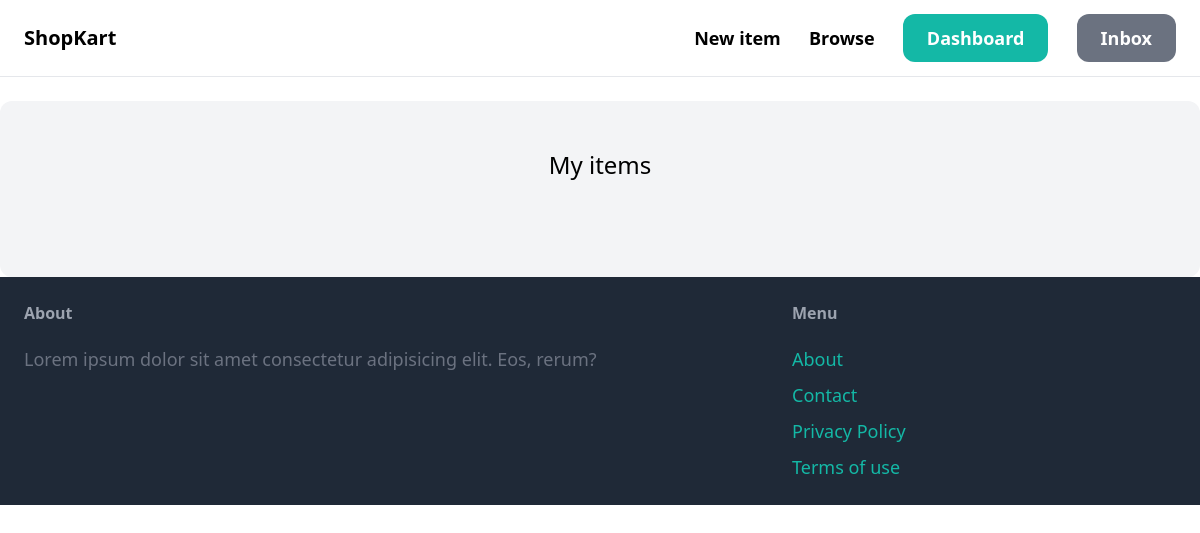
The app's page /dashboard/ (signed in), older data.
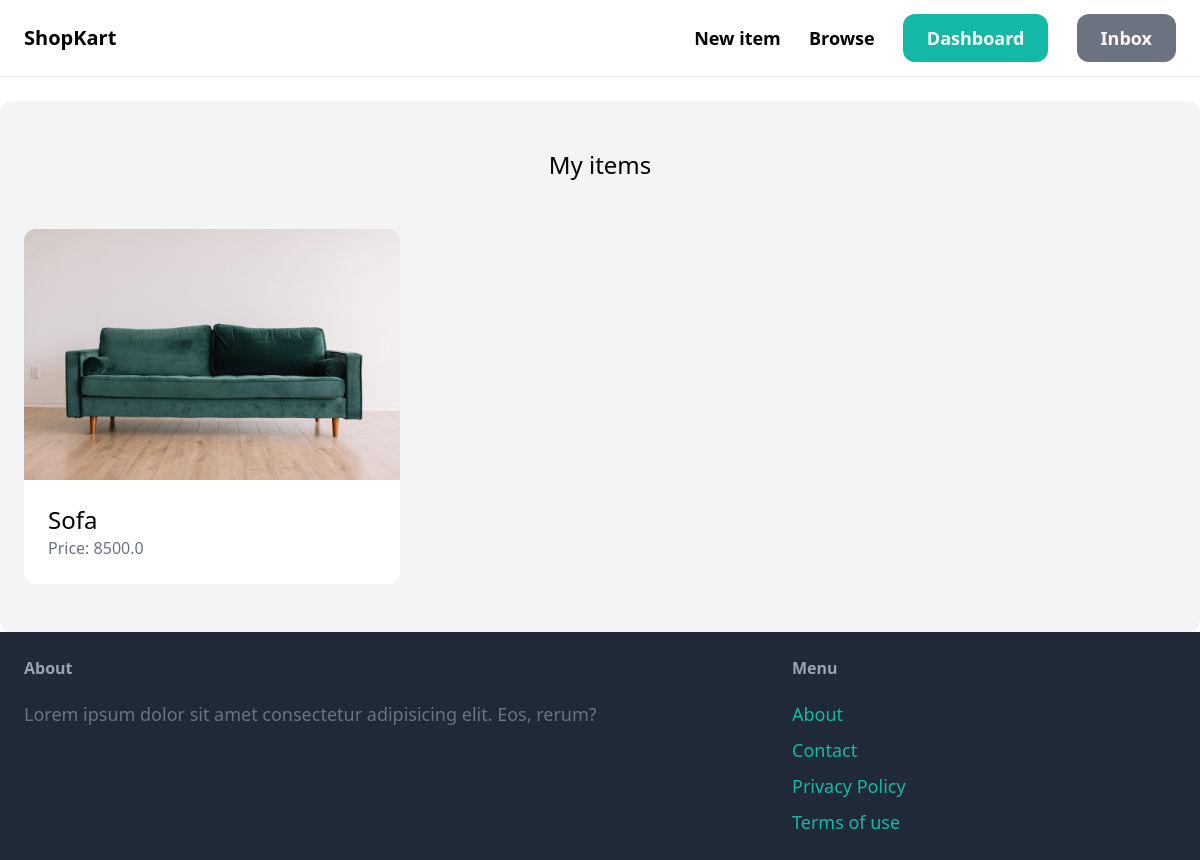
The same page, newer data.
### item/models.py (models this page shows, shortened)
class Item(models.Model):
    category = models.ForeignKey(Category, related_name='items', on_delete=models.CASCADE)
    name = models.CharField(max_length=255)
    description = models.TextField(blank=True, null=True)
    price = models.FloatField()
    image = models.ImageField(upload_to='item_images', blank = True, null=True)
    is_sold = models.BooleanField(default=False)
    created_by = models.ForeignKey(User, related_name='items', on_delete=models.CASCADE)
    created_at = models.DateTimeField(default=timezone.now)

### dashboard/views.py (the view)
# urls.py: path('', views.index, name='index'),
@login_required
def index(request):
    items = Item.objects.filter(created_by=request.user)
    return render(request, 'dashboard/index.html',
        {'items': items,
    })

### dashboard/templates/dashboard/index.html (shortened to what this page needs)
{% extends 'core/base.html' %}
{% block content %}
    <div class="mt-6 px-6 py-12 bg-gray-100 rounded-xl">
        <h2 class="mb-12 text-2xl text-center">My items</h2>
        <div class="grid grid-cols-3 gap-3">
            {% for item in items %}
                <div>
                    <a href="{% url 'item:detail' item.id %}">
                        <div>
                            <img src="{{ item.image.url}}" alt="image" class="rounded-t-xl">
                        </div>
                        <div class="p-6 bg-white rounded-b-xl">
                            <h2 class="text-2xl">{{ item.name }}</h2>
                            <p class="text-gray-500">Price: {{ item.price }}</p>
                        </div>
                    </a>
                </div>
            {% endfor %}
        </div>
    </div>
{% endblock %}

Row changes from the older to the newer data that the page shows:
added Item: image (picture), name "Sofa", price "8500.0"
